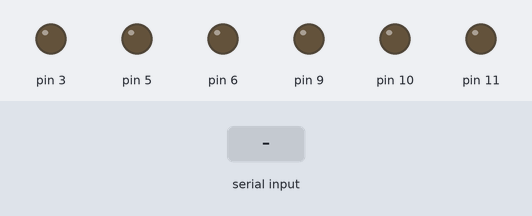
Recording of a sketch running on a simulated Arduino Uno, built with avr-gcc and run on an emulated ATmega328P. Parts: output pins drawn as LEDs (lit = HIGH). The test bench sets the inputs (shaded band).

Above: at 1.2 s.
1.3 s: "a" received over Serial
At 2.5 s:
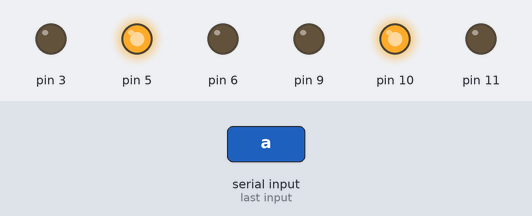
2.8 s: "b" received over Serial
At 3.9 s:
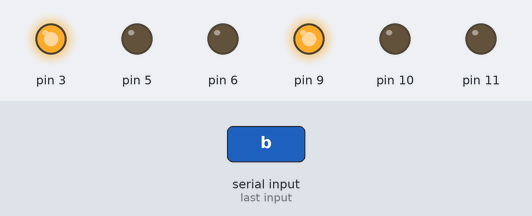
4.3 s: "c" received over Serial
At 5.0 s:
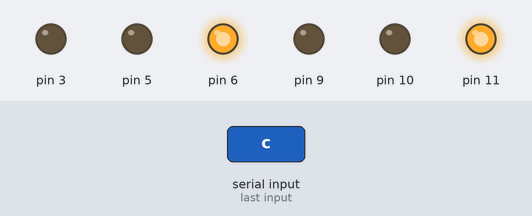
5.8 s: "p" received over Serial
At 6.2 s:
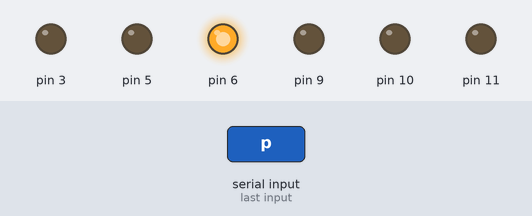
Timing chart, 0 to 8.8 s (numbered marks = the images above; inputs shaded):
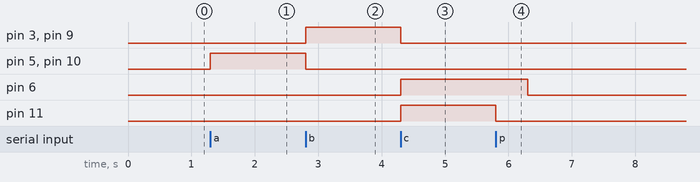

The sketch:

lights_handler.ino
```cpp
class Lights
{
public:
  Lights()
  {
  // head lights

    Lights::red_led_head = 3;
    Lights::green_led_head = 5;
    Lights::blue_led_head = 6;

    // tail lights

    Lights::red_led_tail = 9;
    Lights::green_led_tail = 10;
    Lights::blue_led_tail = 11;

    Lights::set_leds();
  }

  void
  run(char state){

    switch (state) {

      // activate/arm mode = green lights:

      case 'a':
        Lights::turn_off(Lights::red_led_head);
        Lights::turn_on(Lights::green_led_head);
        Lights::turn_off(Lights::blue_led_head);

        Lights::turn_off(Lights::red_led_tail);
        Lights::turn_on(Lights::green_led_tail);
        Lights::turn_off(Lights::blue_led_tail);

      break;

      // flying mode = blue lights:

      case 'b':
        Lights::turn_on(Lights::red_led_head);
        Lights::turn_off(Lights::green_led_head);
        Lights::turn_off(Lights::blue_led_head);

        Lights::turn_on(Lights::red_led_tail);
        Lights::turn_off(Lights::green_led_tail);
        Lights::turn_off(Lights::blue_led_tail);

        break;

      // warning =  red lights:

      case 'c':
        Lights::turn_on(Lights::blue_led_head);
        Lights::turn_off(Lights::red_led_head);
        Lights::turn_off(Lights::green_led_head);

        Lights::turn_on(Lights::blue_led_tail);
        Lights::turn_off(Lights::red_led_tail);
        Lights::turn_off(Lights::green_led_tail);

        break;

      // pulse = flash lights:

      case 'p':
        Lights::turn_off(Lights::red_led_head);
        Lights::turn_off(Lights::green_led_head);
        Lights::turn_off(Lights::blue_led_head);

        Lights::turn_off(Lights::red_led_tail);
        Lights::turn_off(Lights::green_led_tail);
        Lights::turn_off(Lights::blue_led_tail);

        Lights::blink_led(Lights::blue_led_head, pulse_interval);

        break;

      case 's':  // stop = turn off all lights
        Lights::turn_off(Lights::red_led_head);
        Lights::turn_off(Lights::green_led_head);
        Lights::turn_off(Lights::blue_led_head);

        Lights::turn_off(Lights::red_led_tail);
        Lights::turn_off(Lights::green_led_tail);
        Lights::turn_off(Lights::blue_led_tail);

        break;
    }
  }

  void
  sleep(unsigned long t0, float freq)
  {
    int dead_time;
    unsigned long tf, elapsed;
    tf = millis();
    elapsed = tf - t0;
    dead_time = (int) ((1.0 / freq) - elapsed);
    if(dead_time > 0){
      delay(dead_time);
    }
  }

private:
  int red_led_head;
  int green_led_head;
  int blue_led_head;

  int red_led_tail;
  int green_led_tail;
  int blue_led_tail;

  // interval of the flashing lights:

  int pulse_interval = 2;

  // current status of lights:

  char lights_status;

  void
  set_leds()
  {
    pinMode(Lights::red_led_head, OUTPUT);
    pinMode(Lights::green_led_head, OUTPUT);
    pinMode(Lights::blue_led_head, OUTPUT);

    pinMode(Lights::red_led_tail, OUTPUT);
    pinMode(Lights::green_led_tail, OUTPUT);
    pinMode(Lights::blue_led_tail, OUTPUT);
  }

  void
  turn_off(int pin_out)
  {
    digitalWrite(pin_out, LOW);
  }

  void
  turn_on(int pin_out)
  {
    digitalWrite(pin_out, HIGH);
  }

  void
  blink_led(int pin_out, float hertz)
  {
    float interval = (1.0 / hertz) * 1000.0;

    turn_on(pin_out);
    delay(interval);

    turn_off(pin_out);
    delay(interval);
  }
};

Lights lights;

void
setup()
{
  Serial.begin(9600);
}

char state = ' ';
unsigned long t0;

void
loop()
{
  /*
   * Implements reactive algorithm
   */

  // read state:

  t0 = millis();
  state = Serial.read();

  // Serial.println(state);

  // exec state:

  lights.run(state);
  lights.sleep(t0, 12.0);
}
```

Measured:
- after the input at 1.3 s, pin 5, pin 10: LOW → HIGH at once
- after the input at 2.8 s, pin 3, pin 9: LOW → HIGH at once; pin 5, pin 10: HIGH → LOW at once
- after the input at 4.3 s, pin 3, pin 9: HIGH → LOW at once; pin 6, pin 11: LOW → HIGH at once
- after the input at 5.8 s, pin 6: HIGH → LOW after 0.50 s; pin 11: HIGH → LOW at once
